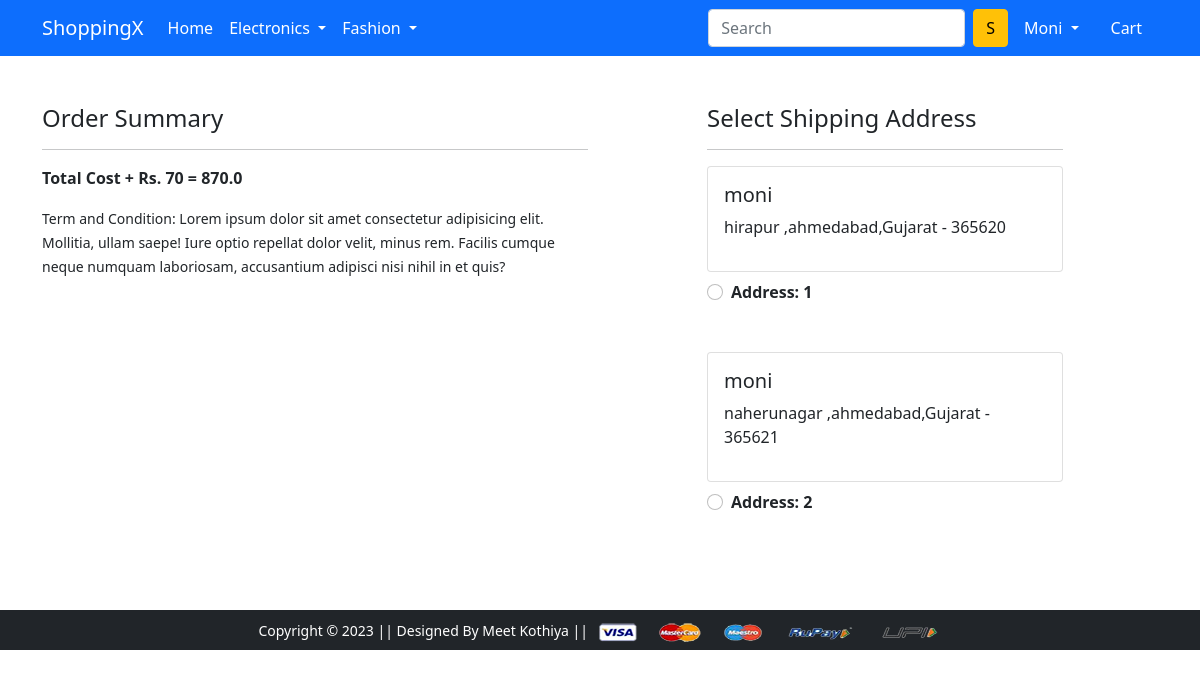
Page /checkout/ (signed in) on the committed database.
### app/models.py (models this page shows)
class Customer(models.Model):
    user=models.ForeignKey(User,on_delete=models.CASCADE)
    name=models.CharField(max_length=200)
    locality=models.CharField(max_length=200)
    city=models.CharField(max_length=50)
    zipcode=models.IntegerField()
    state=models.CharField(choices=STATE_CHOICES,max_length=50)

### app/views.py (the view)
# urls.py: path('checkout/', views.checkout, name='checkout'),
@login_required
def checkout(request):
    user = request.user
    add = Customer.objects.filter(user=user)
    cart_items = Cart.objects.filter(user=user)
    amount = 0.0
    shipping_amount = 70.0
    totalamount = 0.0
    cart_product = [p for p in Cart.objects.all() if p.user == request.user]
    if cart_product:
        for p in cart_product:
            tempamount = p.quantity * p.product.discounted_price
            amount += tempamount
        totalamount = amount + shipping_amount
    return render(
        request,
        "app/checkout.html",
        {"add": add, "totalamount": totalamount, "cart_item": cart_items},
    )

### app/templates/app/checkout.html (shortened to what this page needs)
{% extends 'app/base.html' %}
{% load static %}
{% block main-content %}
<div class="container">
 <div class="row mt-5">
  <div class="col-sm-6">
    <h4>Order Summary</h4>
    <hr>
    <p class="fw-bold">Total Cost + Rs. 70 = {{totalamount}}</p>
    <small>Term and Condition: Lorem ipsum dolor sit amet consectetur adipisicing elit. Mollitia, ullam saepe! Iure optio repellat dolor velit, minus rem. Facilis cumque neque numquam laboriosam, accusantium adipisci nisi nihil in et quis?</small>
  </div>
  <div class="col-sm-4 offset-sm-1">
    <h4>Select Shipping Address</h4>
    <hr>
    <form action="/paymentdone/" id="myform">
      {% for ad in add %}
      <div class="card">
        <div class="card-body">
        <h5>{{ad.name}}</h5>
        <p>{{ad.locality}} ,{{ad.city}},{{ad.state}} - {{ad.zipcode}}</p>
        </div>
      </div>
        <div class="form-check mt-2 mb-5">
          <input class="form-check-input" type="radio" name="custid" id="custadd{{forloop.counter}}" value="{{ad.id}}">
          <label class="form-check-label fw-bold" for="">
            Address: {{forloop.counter}} </label>
        </div>
        {% endfor %}
      </form>
    </div>
  </div>
</div>
{% endblock main-content %}

### app/templates/app/base.html (shortened to what this page needs)
<!doctype html>
{% load static %}
<html lang="en">
  <head>
    <link href="https://cdn.jsdelivr.net/npm/bootstrap@5.0.0-beta1/dist/css/bootstrap.min.css" rel="stylesheet">
    <link rel="stylesheet" href="{% static 'app/css/owl.carousel.min.css' %}">
    <link rel="stylesheet" href="{% static 'app/css/all.min.css' %}">
    <link rel="stylesheet" href="{% static 'app/css/style.css' %}">
  </head>
  <body>
    <nav class="navbar navbar-expand-lg navbar-dark bg-primary">
     <div class="container">
       <a class="navbar-brand" href="/">ShoppingX</a>
       <div class="collapse navbar-collapse" id="navbarSupportedContent">
         <ul class="navbar-nav me-auto mb-2 mb-lg-0">
           <li class="nav-item">
             <a class="nav-link active" aria-current="page" href="/">Home</a>
           </li>
           <li class="nav-item dropdown">
             <a class="nav-link dropdown-toggle text-white" href="#" id="electronicsDropdown" role="button" data-bs-toggle="dropdown" aria-expanded="false">
               Electronics
             </a>
           </li>
           <li class="nav-item dropdown">
             <a class="nav-link dropdown-toggle text-white" href="#" id="fashionDropdown" role="button" data-bs-toggle="dropdown" aria-expanded="false">
               Fashion
             </a>
           </li>
         </ul>
         <form class="d-flex">
           <input class="form-control me-2" type="search" placeholder="Search" aria-label="Search">
           <button class="btn btn-warning" type="submit">S</button>
         </form>
         <div>
          <ul class="navbar-nav me-auto mb-2 mb-lg-0">
            {% if request.user.is_authenticated %}
           <li class="nav-item dropdown mx-2">
              <a class="nav-link dropdown-toggle text-white" href="#" id="profileDropdown" role="button" data-bs-toggle="dropdown" aria-expanded="false">
               {{request.user.username|capfirst}}
              </a>
            </li>
            <li class="nav-item mx-2">
             <a href="{% url 'showcart' %}" class="nav-link text-white"> Cart </a>
            </li>
          {% endif %}
          </ul>
         </div>
       </div>
     </div>
    </nav>
    {% block main-content %} {% endblock main-content %}
    <footer class="container-fluid bg-dark text-center p-2 mt-5">
        <small class="text-white">Copyright &copy; 2023 || Designed By Meet Kothiya || </small>
        <img src="{% static 'app/images/payment.png' %}" alt="" srcset="" class="img-fluid" height="2px">
    </footer>
  </body>
</html>

### rows in the picture
Customer: name "moni", locality "hirapur", city "ahmedabad", state "Gujarat", zipcode "365620"
Customer: name "moni", locality "naherunagar", city "ahmedabad", state "Gujarat", zipcode "365621"

### other values in the picture
{{ request.user.username|capfirst }} "Moni"
{{ totalamount }} "870.0"
